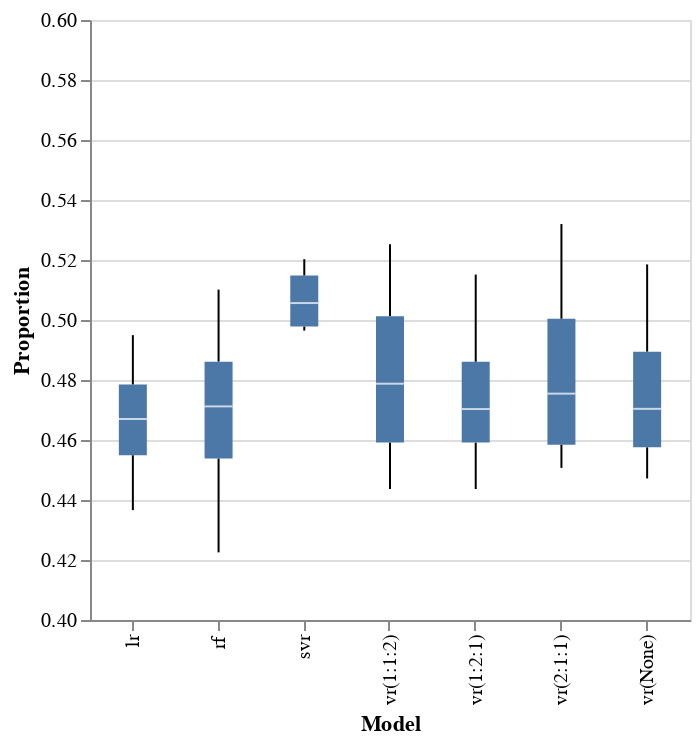

The notebook cell saved with this chart:
### Code cell
print(top_scores)

alt.Chart(top_scores).mark_boxplot().encode(
    alt.Y("Proportion:Q", scale=alt.Scale(domain=[0.4, 0.6])),
    x='Model',
).properties(width=300)

### Figure 1 — Vega-Lite specification as saved in the notebook (floating-point values rounded to 4 significant figures)
{"config": {"view": {"continuousWidth": 400, "continuousHeight": 300}}, "data": {"name": "data-1e65b861d11c128a47d719d4b8926262"}, "mark": "boxplot", "encoding": {"x": {"type": "nominal", "field": "Model"}, "y": {"type": "quantitative", "field": "Proportion", "scale": {"domain": [0.4, 0.6]}}}, "width": 300, "$schema": "https://vega.github.io/schema/vega-lite/v4.8.1.json", "datasets": {"data-1e65b861d11c128a47d719d4b8926262": [{"Model": "svr", "Proportion": 0.4965}, {"Model": "lr", "Proportion": 0.4366}, {"Model": "rf", "Proportion": 0.4225}, {"Model": "vr(None)", "Proportion": 0.4472}, {"Model": "vr(2:1:1)", "Proportion": 0.4507}, {"Model": "vr(1:2:1)", "Proportion": 0.4437}, {"Model": "vr(1:1:2)", "Proportion": 0.4437}, {"Model": "svr", "Proportion": 0.5203}, {"Model": "lr", "Proportion": 0.473}, {"Model": "rf", "Proportion": 0.5101}, {"Model": "vr(None)", "Proportion": 0.4797}, {"Model": "vr(2:1:1)", "Proportion": 0.4899}, {"Model": "vr(1:2:1)", "Proportion": 0.4764}, {"Model": "vr(1:1:2)", "Proportion": 0.4932}, {"Model": "svr", "Proportion": 0.4983}, {"Model": "lr", "Proportion": 0.4949}, {"Model": "rf", "Proportion": 0.4781}, {"Model": "vr(None)", "Proportion": 0.5185}, {"Model": "vr(2:1:1)", "Proportion": 0.532}, {"Model": "vr(1:2:1)", "Proportion": 0.5152}, {"Model": "vr(1:1:2)", "Proportion": 0.5253}, {"Model": "svr", "Proportion": 0.513}, {"Model": "lr", "Proportion": 0.461}, {"Model": "rf", "Proportion": 0.4643}, {"Model": "vr(None)", "Proportion": 0.461}, {"Model": "vr(2:1:1)", "Proportion": 0.461}, {"Model": "vr(1:2:1)", "Proportion": 0.4643}, {"Model": "vr(1:1:2)", "Proportion": 0.4643}]}}
